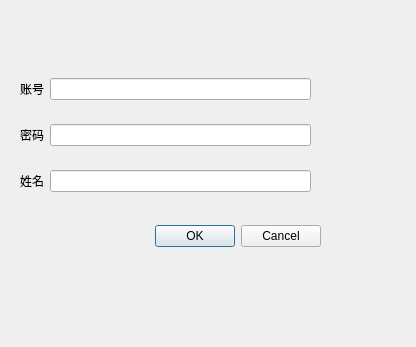
<?xml version="1.0" encoding="UTF-8"?>
<ui version="4.0">
 <class>Dialog</class>
 <widget class="QDialog" name="Dialog">
  <property name="geometry">
   <rect>
    <x>0</x>
    <y>0</y>
    <width>416</width>
    <height>347</height>
   </rect>
  </property>
  <property name="windowTitle">
   <string>Dialog</string>
  </property>
  <widget class="QDialogButtonBox" name="buttonBox">
   <property name="geometry">
    <rect>
     <x>-20</x>
     <y>220</y>
     <width>341</width>
     <height>32</height>
    </rect>
   </property>
   <property name="orientation">
    <enum>Qt::Horizontal</enum>
   </property>
   <property name="standardButtons">
    <set>QDialogButtonBox::Cancel|QDialogButtonBox::Ok</set>
   </property>
  </widget>
  <widget class="QWidget" name="layoutWidget">
   <property name="geometry">
    <rect>
     <x>20</x>
     <y>60</y>
     <width>291</width>
     <height>151</height>
    </rect>
   </property>
   <layout class="QVBoxLayout" name="verticalLayout">
    <item>
     <layout class="QHBoxLayout" name="horizontalLayout_3">
      <item>
       <widget class="QLabel" name="label_3">
        <property name="text">
         <string>账号</string>
        </property>
       </widget>
      </item>
      <item>
       <widget class="QLineEdit" name="zhanghao"/>
      </item>
     </layout>
    </item>
    <item>
     <layout class="QHBoxLayout" name="horizontalLayout_2">
      <item>
       <widget class="QLabel" name="label">
        <property name="text">
         <string>密码</string>
        </property>
       </widget>
      </item>
      <item>
       <widget class="QLineEdit" name="mima"/>
      </item>
     </layout>
    </item>
    <item>
     <layout class="QHBoxLayout" name="horizontalLayout">
      <item>
       <widget class="QLabel" name="label_2">
        <property name="text">
         <string>姓名</string>
        </property>
       </widget>
      </item>
      <item>
       <widget class="QLineEdit" name="name"/>
      </item>
     </layout>
    </item>
   </layout>
  </widget>
 </widget>
 <resources/>
 <connections>
  <connection>
   <sender>buttonBox</sender>
   <signal>accepted()</signal>
   <receiver>Dialog</receiver>
   <slot>accept()</slot>
   <hints>
    <hint type="sourcelabel">
     <x>248</x>
     <y>254</y>
    </hint>
    <hint type="destinationlabel">
     <x>157</x>
     <y>274</y>
    </hint>
   </hints>
  </connection>
  <connection>
   <sender>buttonBox</sender>
   <signal>rejected()</signal>
   <receiver>Dialog</receiver>
   <slot>reject()</slot>
   <hints>
    <hint type="sourcelabel">
     <x>316</x>
     <y>260</y>
    </hint>
    <hint type="destinationlabel">
     <x>286</x>
     <y>274</y>
    </hint>
   </hints>
  </connection>
 </connections>
</ui>
